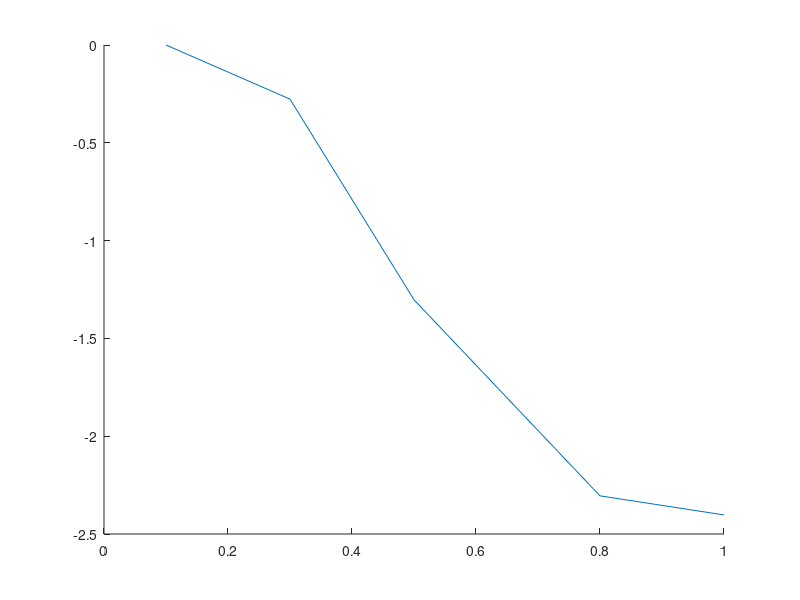

Reproduce this figure in MATLAB. (Note: this script raises an error after producing the figure.)
clc
clear
close all

% units
% rho_al, rho_pb = g/cm^3
% t_al, t_pb = s
% tau_0 = mu s
% x_al, x_pb = mm
% n_mess_al, n_korr_al, n1, n_mess_pb, n_korr_pb = 1/s
% d_betamax = mm
% n_gamma_max, n_ges, n_beta_max = 1/s
% mu_al, mu_pb = 1/cm
% mu_rho = cm^2/g
% d_half_pb = mm

% pre allocation
data = struct;

% pre definition
x_al = [0.1, 0.3, 0.5, 0.8, 1.0, 2.0, 3.0, 4.0, 8.0, 16.0]; % in mm
x_pb = [1.0, 2.0, 3.0, 4.0, 6.0, 8.0, 10.0, 15.0, 20.0, 30.0];  % in mm
t_al = ones(size(x_al));
t_pb = ones(size(x_pb));
t_al(:) = 60;    % in s
t_pb(:) = 120;  % in s
tau_0 = 230;    % in µs
y = log(1/50);
rho_al = 2.7;   % in g/cm^3
rho_pb = 11.34; % in g/cm^3

% insert their values here
N_al = [6132, 4676, 1696, 625, 567, 543, 512, 486, 462, 363];
N_pb = [1203, 1065, 1067, 813, 729, 576, 490, 374, 271, 138];

% 1a) n_mess & n_korr Aluminium
n_mess_al = zeros(size(N_al));
n_korr_al = zeros(size(N_al));
for N = 1:size(N_al, 2)
    n_mess_al(N) = N_al(N) / t_al(N);
    n_korr_al(N) = (N_al(N) / t_al(N)) / (1 - ((N_al(N) / t_al(N)) * tau_0 * 10^(-6)));
end

% ln(n_i/n_1) Aluminium
ln_nin1_al = zeros(size(N_al));
for N = 1:size(N_al, 2)
    ln_nin1_al(N) = log(n_korr_al(N) / n_korr_al(1));
end

n1 = n_korr_al(1);

% 1b) plot 
fig_al = figure(1);
hold on


% Regressionsgerade
x1 = x_al(1:5);
x2 = x_al(6:end);
y1 = ln_nin1_al(1:5);
y2 = ln_nin1_al(6:end);

p1 = polyfit(x1, y1, 1);
f1 = polyval(p1, x1);
p2 = polyfit(x2, y2, 1);
f2 = polyval(p2, x2);


al_1 = plot(x1, y1);
al_1.Marker = "o";
al_1.MarkerEdgeColor = "blue";
al_1.MarkerFaceColor = "blue";
al_1.LineStyle = "none";
al_1_reg = plot(x1, f1);
al_1_reg.Color = "blue";
al_2 = plot(x2, y2);
al_2.Marker = "o";
al_2.MarkerEdgeColor = "red";
al_2.MarkerFaceColor = "red";
al_2.LineStyle = "none";
al_2_reg = plot(x2, f2);
al_2_reg.Color = "red";

xlabel("x [mm]")
ylabel("ln(ni/n1)")
hold off

m1 = p1(1);     % in 1/mm
y0_1 = p1(2);
m2 = p2(1);     % in 1/mm
y0_2 = p2(2);

% 1c) Interpolation to find d_beta,max
d_betamax = (y - y0_1) / m1;

% 1d) mu/rho
mu_al = -m2 * 10;   % in 1/cm
mu_rho = mu_al/rho_al;  % in cm^2/g

% 2 Nachweiswahrscheinlichkeit
n_gamma_max = exp(y0_2) * n1;
n_ges = exp(y0_1) * n1;
n_beta_max = n_ges - n_gamma_max;

p_nachweis = n_gamma_max / n_beta_max;

data.x_al = x_al;
data.t_al = t_al;
data.N_al = N_al;
data.n_mess_al = n_mess_al;
data.n_korr_al = n_korr_al;
data.ln_nin1_al = ln_nin1_al;
data.n1_al = n1;
data.reg1_al = [m1, y0_1];
data.reg2_al = [m2, y0_2];
data.n_gamma_max_al = n_gamma_max;
data.n_beta_max_al = n_beta_max;
data.d_betamax_al = d_betamax;
data.Massenschwaechungskoeffizient_al = mu_rho;
data.Schwaechungskoeffizient_al = mu_al;
data.p_nachweis = p_nachweis;
data.tau_0 = tau_0;

% 3) Pb
% 3a) 
y = log(1/2);

n_mess_pb = zeros(size(N_pb));
n_korr_pb = zeros(size(N_pb));
for N = 1:size(N_pb, 2)
    n_mess_pb(N) = N_pb(N) / t_pb(N);
    n_korr_pb(N) = (N_pb(N) / t_pb(N)) / (1 - ((N_pb(N) / t_pb(N)) * tau_0 * 10^(-6)));
end

% ln(n_i/n_1) Aluminium
ln_nin1_pb = zeros(size(N_pb));
for N = 1:size(N_pb, 2)
    ln_nin1_pb(N) = log(n_mess_pb(N) / n_mess_pb(1));
end

n1 = n_mess_pb(1);

% plot 
fig_pb = figure(2);
hold on

p_pb = polyfit(x_pb, ln_nin1_pb, 1);
f_pb = polyval(p_pb, x_pb);


% Regressionsgerade
pb_plot = plot(x_pb, ln_nin1_pb);
pb_plot.Marker = "o";
pb_plot.MarkerEdgeColor = "blue";
pb_plot.MarkerFaceColor = "blue";
pb_plot.LineStyle = "none";

pb_plot_reg = plot(x_pb, f_pb);
pb_plot_reg.Color = "blue";

xlabel("x [mm]")
ylabel("ln(ni/n1)")

m1 = p_pb(1);     % in 1/mm
y0_1 = p_pb(2);

% 3 b) Halbwertsdicke
d_half_pb = (y - y0_1) / m1;

% 3c) Schwächungskoeffizient
mu_pb = -m1 * 10;     % in 1/cm
mu_rho = mu_pb/rho_pb;  % in cm^2/g

data.x_pb = x_pb;
data.t_pb = t_pb;
data.N_pb = N_pb;
data.n_mess_pb = n_mess_pb;
data.n_korr_pb = n_korr_pb;
data.ln_nin1_pb = ln_nin1_pb;
data.n1_pb = n1;
data.reg1_pb = [m1, y0_1];
data.d_half_pb = d_half_pb;
data.Massenschwaechungskoeffizient_pb = mu_rho;
data.Schwaechungskoeffizient_pb = mu_pb;


to_save = true;
if to_save
    prompt = ("Insert Filename: ");
    savename = input(prompt);
    save(strcat(char('G:\Meine Ablage\Master\Physik\Abgegebene Protokolle\Blockpraktikum SoSe 25\'), ...
                        char(savename), '.mat'), '-struct', 'data')
end
